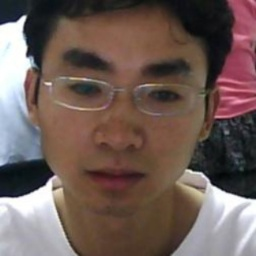
#> input picture fas-tf2/data/train_images/1_1_10_1/1_1_10_1_001_scene.jpg, 256 x 256 px; its folder holds 3 pictures in this run
$ python generator_network.py
#> lines starting #> are read from the running program, lines starting #| are printed output that depends on the picture
# @Auther : wuwuwu
# @Time : 2020/8/11
# @File : generator_network.py
# @Description :

import numpy as np
import cv2 as cv
import tensorflow as tf
from tensorflow import keras
from tensorflow.keras import layers, losses, optimizers, metrics, Sequential
import glob
import os
import random

os.environ["TF_CPP_MIN_LOG_LEVEL"] = "3"


class residual_gradient_conv(layers.Layer):
    # [50 lines left out: functions __init__, build, call, not called in this run]


def get_FaceMapNet():
    multipler = 1
    inputs = keras.Input(shape=(256, 256, 3))
    output = residual_gradient_conv(units=64, activation='relu', input_shape=(256, 256, 3))(inputs)
    output = residual_gradient_conv(units=64 * multipler, activation='relu')(output)
    output = residual_gradient_conv(units=96 * multipler, activation='relu')(output)
    output = residual_gradient_conv(units=64 * multipler, activation='relu')(output)
    pooling1 = layers.MaxPooling2D((2, 2), strides=2)(output)

    output = residual_gradient_conv(units=64 * multipler, activation='relu')(pooling1)
    output = residual_gradient_conv(units=96 * multipler, activation='relu')(output)
    output = residual_gradient_conv(units=64 * multipler, activation='relu')(output)
    pooling2 = layers.MaxPooling2D((2, 2), strides=2)(output)

    output = residual_gradient_conv(units=64 * multipler, activation='relu')(pooling2)
    output = residual_gradient_conv(units=96 * multipler, activation='relu')(output)
    output = residual_gradient_conv(units=64 * multipler, activation='relu')(output)
    pooling3 = layers.MaxPooling2D((2, 2), strides=2)(output)

    pooling1 = tf.image.resize(pooling1, size=(32, 32))
    pooling2 = tf.image.resize(pooling2, size=(32, 32))
    output = tf.concat([pooling1, pooling2, pooling3], axis=-1)

    output = residual_gradient_conv(units=64 * multipler, activation='relu')(output)
    output = residual_gradient_conv(units=32 * multipler, activation='relu')(output)
    output = layers.Conv2D(1, (3, 3), strides=1, padding='same', activation='relu', name='depths_output')(output)

    logit = layers.Flatten()(output)
    logit = layers.Dense(128, activation='relu')(logit)
    logit = layers.Dense(2, activation='softmax', name='logits_output')(logit)

    net = keras.Model(inputs=inputs, outputs=[output, logit], name='face_map_net')
    return net


# [16 lines left out: function contrast_depth_conv, not called in this run]


class CDLloss(losses.Loss):
    # [9 lines left out: function call, not called in this run]


def random_float(f_min, f_max):
    return f_min + (f_max - f_min) * random.random()


def Contrast_and_Brightness(img, alpha=None, gamma=None):
    gamma = random.randint(-40, 40)
    alpha = random_float(0.5, 1.5)
    dst = cv.addWeighted(img, alpha, img, 0, gamma)
    return dst


def get_cut_out(img, length=50):
    h, w = img.shape[0], img.shape[1]  # Tensor [1][2],  nparray [0][1]
    mask = np.ones((h, w), np.float32)
    y = np.random.randint(h)
    x = np.random.randint(w)
    length_new = np.random.randint(1, length)

    y1 = np.clip(y - length_new // 2, 0, h)
    y2 = np.clip(y + length_new // 2, 0, h)
    x1 = np.clip(x - length_new // 2, 0, w)
    x2 = np.clip(x + length_new // 2, 0, w)

    mask[y1: y2, x1: x2] = 0
    mask = np.expand_dims(mask, axis=-1)
    mask = np.concatenate((mask, mask, mask), axis=-1)
    img *= np.array(mask, np.uint8)
    return img


def imageEnhance(img, depth):
    """
    数据增强
    :param img: 输入图片
    :param depth: 输入深度图片
    :return: 输出图片，深度图
    """
    if random_float(0.0, 1.0) < 0.5:
        img = cv.flip(img, 1)
        depth = cv.flip(depth, 1)
    if random_float(0.0, 1.0) < 0.5:
        img = Contrast_and_Brightness(img)
    if random_float(0.0, 1.0) < 0.5:
        img = get_cut_out(img)
    return img, depth


def loadData(path_list=None):
    """
    :param path_list: ['data/train_images', 'data/train_depth]
    :return: x -> 'images' :  (batch_size, 256, 256, 3)
             y -> ['depths' : (batch_size, 32, 32, 1), labels : (batch_size, 1)]
    """
    if path_list is None:
        print("No dataset!!!")
        exit(-1)
    train_images, train_depths = path_list[0], path_list[1]
    images_list = []
    depths_list = []
    labels_list = []
    # ['data/train_images/...']
    images_paths = glob.glob(os.path.join(train_images, "*"))
    for images_path in images_paths:
        name_pure = os.path.split(images_path)[-1]
        label = name_pure.split('_')[-1]
        label = [0, 1] if label == '1' else [1, 0]
        depths = glob.glob(os.path.join(train_depths, name_pure, "*.jpg"))
        # # ['data/train_images/.../...']
        images = glob.glob(os.path.join(images_path, "*.jpg"))
        for image, depth in zip(images, depths):
            img = cv.imread(image)
#> img is the input picture: shape (256, 256, 3); mean B, G, R 86.7, 92.4, 110.8
            map = cv.imread(depth)
            img = cv.resize(img, (256, 256))
            map = cv.resize(map, (32, 32))
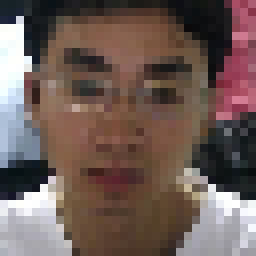
#> map: shape (32, 32, 3) (shown 8 times larger); mean B, G, R 86.7, 92.5, 111
            shape = map.shape
#> shape = (32, 32, 3)
            if len(shape) == 3 and shape[-1] == 3:
                map = cv.cvtColor(map, cv.COLOR_BGR2GRAY)
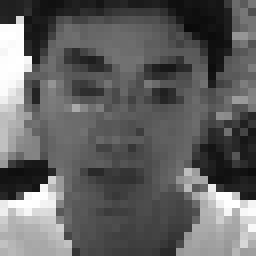
#> map: shape (32, 32) (shown 8 times larger); min 10, max 255, mean 97.3
                map = np.expand_dims(map, axis=-1)

            img, map = imageEnhance(img, map)
            if len(map.shape) == 2:
                map = np.expand_dims(map, axis=-1)
            # 归一化
            img = img / 255.0
            # img = np.expand_dims(img, axis=0)
            map = map / 255.0
#> map: shape (32, 32, 1) float64
            # map = np.expand_dims(map, axis=0)
            images_list.append(img)
            labels_list.append(label)
            depths_list.append(map)
#> pass 2 of the loop in loadData, `for images_path in images_paths:`:
#> name_pure = '1_1_10_2'
#> in loadData, `label = name_pure.split('_')[-1]`: label = '2'
#> in loadData, `label = [0, 1] if label == '1' else [1, 0]`: label = [1, 0]
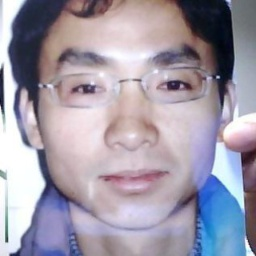
#> input picture fas-tf2/data/train_images/1_1_10_2/1_1_10_2_001_scene.jpg, 256 x 256 px
#> in loadData, img is the input picture: shape (256, 256, 3); mean B, G, R 168.5, 154.2, 160.8
#> in imageEnhance (call 4), `img = cv.flip(img, 1)`:
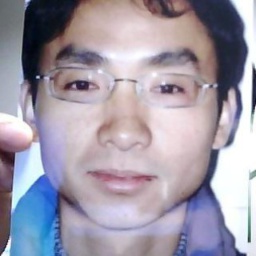
#> img: shape (256, 256, 3); mean B, G, R 168.5, 154.2, 160.8
#> in Contrast_and_Brightness (call 2), `dst = cv.addWeighted(img, alpha, img, 0, gamma)`:
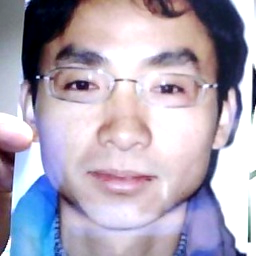
#> dst: shape (256, 256, 3); mean B, G, R 184, 167.2, 175.4

    # 拼接
    imgs = np.stack(images_list, axis=0)
    maps = np.stack(depths_list, axis=0)
    labels = np.stack(labels_list, axis=0)
    x_train = imgs
    y_train = [maps, labels]

    # print("images", imgs.shape)
    # print("labels", labels.shape)
    # print("depth", maps.shape)

    return x_train, y_train


# [14 lines of commented-out code are left out]


if __name__ == '__main__':
    train_list = ['data/train_images', 'data/train_depths']
    # 加载测试数据集
    x_train, y_train = loadData(train_list)
    # x_test, y_test = loadTestData()
#> (the run stopped early here; a loop or call above may not have finished)
